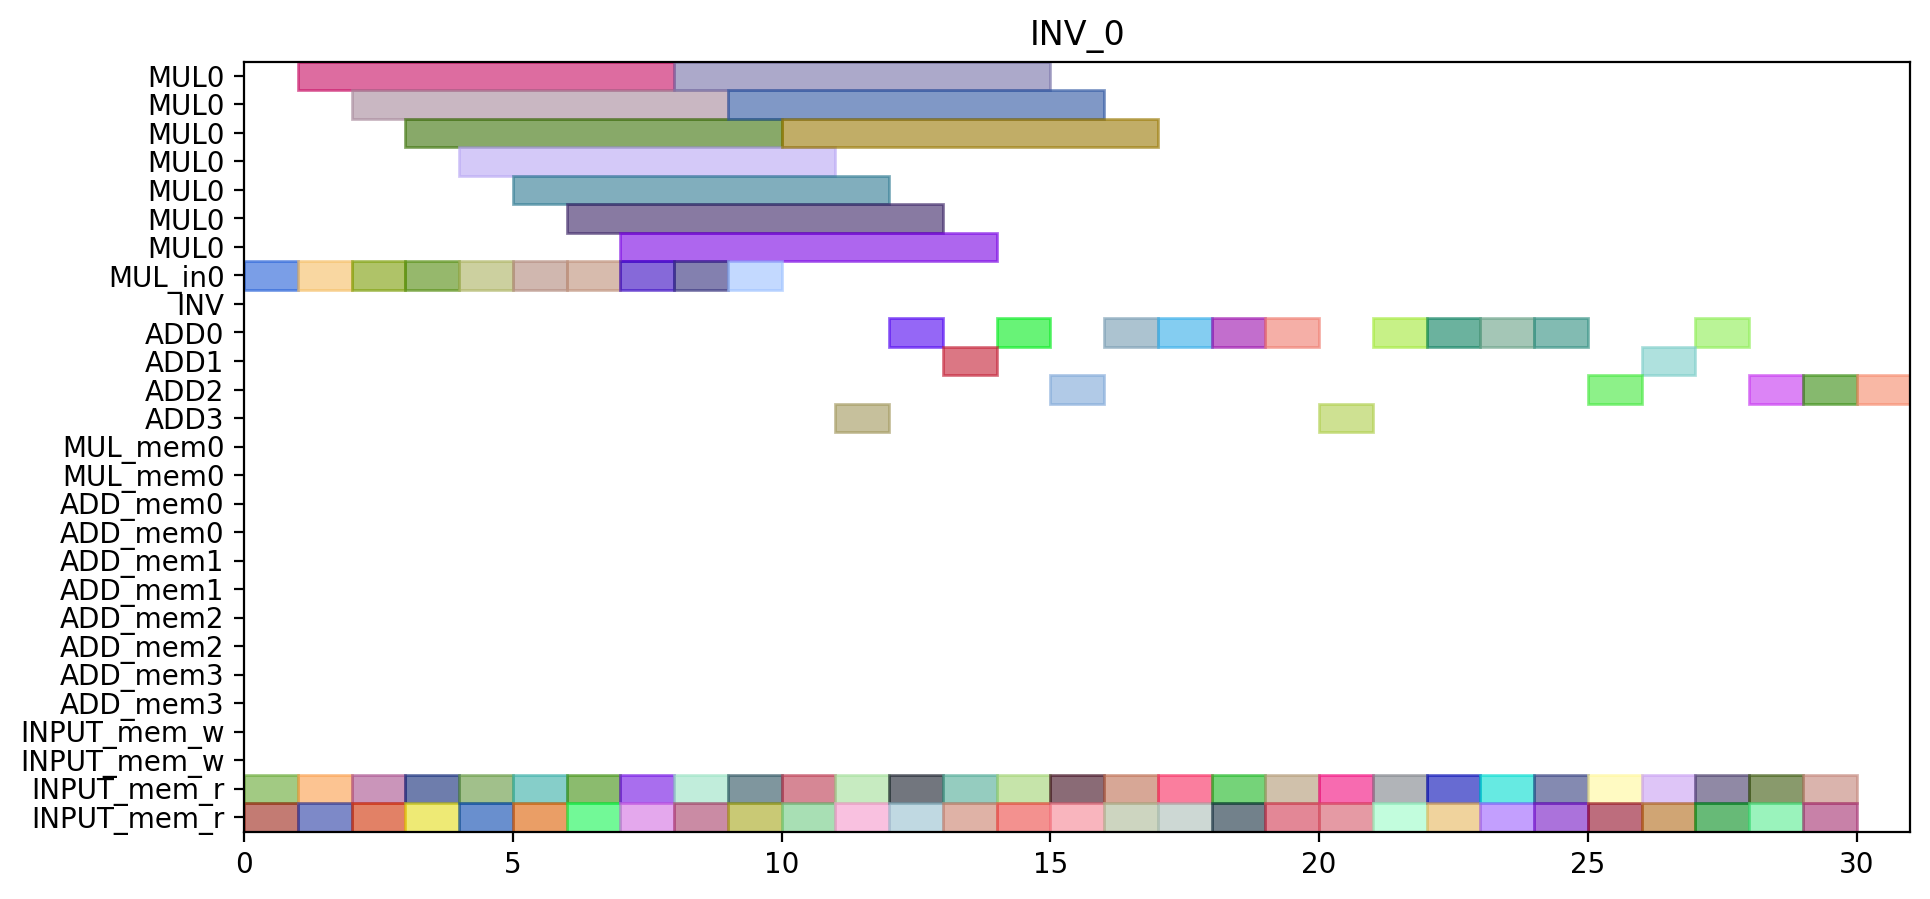

Generate this figure with Python:
from pyschedule import Scenario, solvers, plotters, alt


def solve():
	horizon = 131
	S = Scenario("INV_0", horizon=horizon)

	# resource
	MUL = S.Resources('MUL', num=1, size=7)
	MUL_in = S.Resources('MUL_in', num=1)
	INV = S.Resource('INV')
	ADD = S.Resources('ADD', num=4, periods=range(1, horizon))
	MUL_mem = S.Resources('MUL_mem', num=1, size=2)
	ADD_mem = S.Resources('ADD_mem', num=4, size=2)
	INPUT_mem_w = S.Resource('INPUT_mem_w', size=2)
	INPUT_mem_r = S.Resource('INPUT_mem_r', size=2)

	# result of previous scheduling

	# new tasks
	c_aa_a1_0 = S.Task('c_aa_a1_0', length=1, delay_cost=1)
	c_aa_a1_0 += alt(ADD)

	c_aa_a1_0_mem0 = S.Task('c_aa_a1_0_mem0', length=1, delay_cost=1)
	c_aa_a1_0_mem0 += INPUT_mem_r
	S += c_aa_a1_0_mem0 <= c_aa_a1_0

	c_aa_a1_0_mem1 = S.Task('c_aa_a1_0_mem1', length=1, delay_cost=1)
	c_aa_a1_0_mem1 += INPUT_mem_r
	S += c_aa_a1_0_mem1 <= c_aa_a1_0

	c_aa_a1_1 = S.Task('c_aa_a1_1', length=1, delay_cost=1)
	c_aa_a1_1 += alt(ADD)

	c_aa_a1_1_mem0 = S.Task('c_aa_a1_1_mem0', length=1, delay_cost=1)
	c_aa_a1_1_mem0 += INPUT_mem_r
	S += c_aa_a1_1_mem0 <= c_aa_a1_1

	c_aa_a1_1_mem1 = S.Task('c_aa_a1_1_mem1', length=1, delay_cost=1)
	c_aa_a1_1_mem1 += INPUT_mem_r
	S += c_aa_a1_1_mem1 <= c_aa_a1_1

	c_aa_t10 = S.Task('c_aa_t10', length=1, delay_cost=1)
	c_aa_t10 += alt(ADD)

	c_aa_t10_mem0 = S.Task('c_aa_t10_mem0', length=1, delay_cost=1)
	c_aa_t10_mem0 += INPUT_mem_r
	S += c_aa_t10_mem0 <= c_aa_t10

	c_aa_t10_mem1 = S.Task('c_aa_t10_mem1', length=1, delay_cost=1)
	c_aa_t10_mem1 += INPUT_mem_r
	S += c_aa_t10_mem1 <= c_aa_t10

	c_aa_t11 = S.Task('c_aa_t11', length=1, delay_cost=1)
	c_aa_t11 += alt(ADD)

	c_aa_t11_mem0 = S.Task('c_aa_t11_mem0', length=1, delay_cost=1)
	c_aa_t11_mem0 += INPUT_mem_r
	S += c_aa_t11_mem0 <= c_aa_t11

	c_aa_t11_mem1 = S.Task('c_aa_t11_mem1', length=1, delay_cost=1)
	c_aa_t11_mem1 += INPUT_mem_r
	S += c_aa_t11_mem1 <= c_aa_t11

	c_aa_t3_t0_in = S.Task('c_aa_t3_t0_in', length=1, delay_cost=1)
	c_aa_t3_t0_in += alt(MUL_in)
	c_aa_t3_t0 = S.Task('c_aa_t3_t0', length=7, delay_cost=1)
	c_aa_t3_t0 += alt(MUL)
	S += c_aa_t3_t0>=c_aa_t3_t0_in

	c_aa_t3_t0_mem0 = S.Task('c_aa_t3_t0_mem0', length=1, delay_cost=1)
	c_aa_t3_t0_mem0 += INPUT_mem_r
	S += c_aa_t3_t0_mem0 <= c_aa_t3_t0

	c_aa_t3_t0_mem1 = S.Task('c_aa_t3_t0_mem1', length=1, delay_cost=1)
	c_aa_t3_t0_mem1 += INPUT_mem_r
	S += c_aa_t3_t0_mem1 <= c_aa_t3_t0

	c_aa_t3_t1_in = S.Task('c_aa_t3_t1_in', length=1, delay_cost=1)
	c_aa_t3_t1_in += alt(MUL_in)
	c_aa_t3_t1 = S.Task('c_aa_t3_t1', length=7, delay_cost=1)
	c_aa_t3_t1 += alt(MUL)
	S += c_aa_t3_t1>=c_aa_t3_t1_in

	c_aa_t3_t1_mem0 = S.Task('c_aa_t3_t1_mem0', length=1, delay_cost=1)
	c_aa_t3_t1_mem0 += INPUT_mem_r
	S += c_aa_t3_t1_mem0 <= c_aa_t3_t1

	c_aa_t3_t1_mem1 = S.Task('c_aa_t3_t1_mem1', length=1, delay_cost=1)
	c_aa_t3_t1_mem1 += INPUT_mem_r
	S += c_aa_t3_t1_mem1 <= c_aa_t3_t1

	c_aa_t3_t2 = S.Task('c_aa_t3_t2', length=1, delay_cost=1)
	c_aa_t3_t2 += alt(ADD)

	c_aa_t3_t2_mem0 = S.Task('c_aa_t3_t2_mem0', length=1, delay_cost=1)
	c_aa_t3_t2_mem0 += INPUT_mem_r
	S += c_aa_t3_t2_mem0 <= c_aa_t3_t2

	c_aa_t3_t2_mem1 = S.Task('c_aa_t3_t2_mem1', length=1, delay_cost=1)
	c_aa_t3_t2_mem1 += INPUT_mem_r
	S += c_aa_t3_t2_mem1 <= c_aa_t3_t2

	c_aa_t3_t3 = S.Task('c_aa_t3_t3', length=1, delay_cost=1)
	c_aa_t3_t3 += alt(ADD)

	c_aa_t3_t3_mem0 = S.Task('c_aa_t3_t3_mem0', length=1, delay_cost=1)
	c_aa_t3_t3_mem0 += INPUT_mem_r
	S += c_aa_t3_t3_mem0 <= c_aa_t3_t3

	c_aa_t3_t3_mem1 = S.Task('c_aa_t3_t3_mem1', length=1, delay_cost=1)
	c_aa_t3_t3_mem1 += INPUT_mem_r
	S += c_aa_t3_t3_mem1 <= c_aa_t3_t3

	c_bb_a1_0 = S.Task('c_bb_a1_0', length=1, delay_cost=1)
	c_bb_a1_0 += alt(ADD)

	c_bb_a1_0_mem0 = S.Task('c_bb_a1_0_mem0', length=1, delay_cost=1)
	c_bb_a1_0_mem0 += INPUT_mem_r
	S += c_bb_a1_0_mem0 <= c_bb_a1_0

	c_bb_a1_0_mem1 = S.Task('c_bb_a1_0_mem1', length=1, delay_cost=1)
	c_bb_a1_0_mem1 += INPUT_mem_r
	S += c_bb_a1_0_mem1 <= c_bb_a1_0

	c_bb_a1_1 = S.Task('c_bb_a1_1', length=1, delay_cost=1)
	c_bb_a1_1 += alt(ADD)

	c_bb_a1_1_mem0 = S.Task('c_bb_a1_1_mem0', length=1, delay_cost=1)
	c_bb_a1_1_mem0 += INPUT_mem_r
	S += c_bb_a1_1_mem0 <= c_bb_a1_1

	c_bb_a1_1_mem1 = S.Task('c_bb_a1_1_mem1', length=1, delay_cost=1)
	c_bb_a1_1_mem1 += INPUT_mem_r
	S += c_bb_a1_1_mem1 <= c_bb_a1_1

	c_bb_t10 = S.Task('c_bb_t10', length=1, delay_cost=1)
	c_bb_t10 += alt(ADD)

	c_bb_t10_mem0 = S.Task('c_bb_t10_mem0', length=1, delay_cost=1)
	c_bb_t10_mem0 += INPUT_mem_r
	S += c_bb_t10_mem0 <= c_bb_t10

	c_bb_t10_mem1 = S.Task('c_bb_t10_mem1', length=1, delay_cost=1)
	c_bb_t10_mem1 += INPUT_mem_r
	S += c_bb_t10_mem1 <= c_bb_t10

	c_bb_t11 = S.Task('c_bb_t11', length=1, delay_cost=1)
	c_bb_t11 += alt(ADD)

	c_bb_t11_mem0 = S.Task('c_bb_t11_mem0', length=1, delay_cost=1)
	c_bb_t11_mem0 += INPUT_mem_r
	S += c_bb_t11_mem0 <= c_bb_t11

	c_bb_t11_mem1 = S.Task('c_bb_t11_mem1', length=1, delay_cost=1)
	c_bb_t11_mem1 += INPUT_mem_r
	S += c_bb_t11_mem1 <= c_bb_t11

	c_bb_t3_t0_in = S.Task('c_bb_t3_t0_in', length=1, delay_cost=1)
	c_bb_t3_t0_in += alt(MUL_in)
	c_bb_t3_t0 = S.Task('c_bb_t3_t0', length=7, delay_cost=1)
	c_bb_t3_t0 += alt(MUL)
	S += c_bb_t3_t0>=c_bb_t3_t0_in

	c_bb_t3_t0_mem0 = S.Task('c_bb_t3_t0_mem0', length=1, delay_cost=1)
	c_bb_t3_t0_mem0 += INPUT_mem_r
	S += c_bb_t3_t0_mem0 <= c_bb_t3_t0

	c_bb_t3_t0_mem1 = S.Task('c_bb_t3_t0_mem1', length=1, delay_cost=1)
	c_bb_t3_t0_mem1 += INPUT_mem_r
	S += c_bb_t3_t0_mem1 <= c_bb_t3_t0

	c_bb_t3_t1_in = S.Task('c_bb_t3_t1_in', length=1, delay_cost=1)
	c_bb_t3_t1_in += alt(MUL_in)
	c_bb_t3_t1 = S.Task('c_bb_t3_t1', length=7, delay_cost=1)
	c_bb_t3_t1 += alt(MUL)
	S += c_bb_t3_t1>=c_bb_t3_t1_in

	c_bb_t3_t1_mem0 = S.Task('c_bb_t3_t1_mem0', length=1, delay_cost=1)
	c_bb_t3_t1_mem0 += INPUT_mem_r
	S += c_bb_t3_t1_mem0 <= c_bb_t3_t1

	c_bb_t3_t1_mem1 = S.Task('c_bb_t3_t1_mem1', length=1, delay_cost=1)
	c_bb_t3_t1_mem1 += INPUT_mem_r
	S += c_bb_t3_t1_mem1 <= c_bb_t3_t1

	c_bb_t3_t2 = S.Task('c_bb_t3_t2', length=1, delay_cost=1)
	c_bb_t3_t2 += alt(ADD)

	c_bb_t3_t2_mem0 = S.Task('c_bb_t3_t2_mem0', length=1, delay_cost=1)
	c_bb_t3_t2_mem0 += INPUT_mem_r
	S += c_bb_t3_t2_mem0 <= c_bb_t3_t2

	c_bb_t3_t2_mem1 = S.Task('c_bb_t3_t2_mem1', length=1, delay_cost=1)
	c_bb_t3_t2_mem1 += INPUT_mem_r
	S += c_bb_t3_t2_mem1 <= c_bb_t3_t2

	c_bb_t3_t3 = S.Task('c_bb_t3_t3', length=1, delay_cost=1)
	c_bb_t3_t3 += alt(ADD)

	c_bb_t3_t3_mem0 = S.Task('c_bb_t3_t3_mem0', length=1, delay_cost=1)
	c_bb_t3_t3_mem0 += INPUT_mem_r
	S += c_bb_t3_t3_mem0 <= c_bb_t3_t3

	c_bb_t3_t3_mem1 = S.Task('c_bb_t3_t3_mem1', length=1, delay_cost=1)
	c_bb_t3_t3_mem1 += INPUT_mem_r
	S += c_bb_t3_t3_mem1 <= c_bb_t3_t3

	c_cc_a1_0 = S.Task('c_cc_a1_0', length=1, delay_cost=1)
	c_cc_a1_0 += alt(ADD)

	c_cc_a1_0_mem0 = S.Task('c_cc_a1_0_mem0', length=1, delay_cost=1)
	c_cc_a1_0_mem0 += INPUT_mem_r
	S += c_cc_a1_0_mem0 <= c_cc_a1_0

	c_cc_a1_0_mem1 = S.Task('c_cc_a1_0_mem1', length=1, delay_cost=1)
	c_cc_a1_0_mem1 += INPUT_mem_r
	S += c_cc_a1_0_mem1 <= c_cc_a1_0

	c_cc_a1_1 = S.Task('c_cc_a1_1', length=1, delay_cost=1)
	c_cc_a1_1 += alt(ADD)

	c_cc_a1_1_mem0 = S.Task('c_cc_a1_1_mem0', length=1, delay_cost=1)
	c_cc_a1_1_mem0 += INPUT_mem_r
	S += c_cc_a1_1_mem0 <= c_cc_a1_1

	c_cc_a1_1_mem1 = S.Task('c_cc_a1_1_mem1', length=1, delay_cost=1)
	c_cc_a1_1_mem1 += INPUT_mem_r
	S += c_cc_a1_1_mem1 <= c_cc_a1_1

	c_cc_t10 = S.Task('c_cc_t10', length=1, delay_cost=1)
	c_cc_t10 += alt(ADD)

	c_cc_t10_mem0 = S.Task('c_cc_t10_mem0', length=1, delay_cost=1)
	c_cc_t10_mem0 += INPUT_mem_r
	S += c_cc_t10_mem0 <= c_cc_t10

	c_cc_t10_mem1 = S.Task('c_cc_t10_mem1', length=1, delay_cost=1)
	c_cc_t10_mem1 += INPUT_mem_r
	S += c_cc_t10_mem1 <= c_cc_t10

	c_cc_t11 = S.Task('c_cc_t11', length=1, delay_cost=1)
	c_cc_t11 += alt(ADD)

	c_cc_t11_mem0 = S.Task('c_cc_t11_mem0', length=1, delay_cost=1)
	c_cc_t11_mem0 += INPUT_mem_r
	S += c_cc_t11_mem0 <= c_cc_t11

	c_cc_t11_mem1 = S.Task('c_cc_t11_mem1', length=1, delay_cost=1)
	c_cc_t11_mem1 += INPUT_mem_r
	S += c_cc_t11_mem1 <= c_cc_t11

	c_cc_t3_t0_in = S.Task('c_cc_t3_t0_in', length=1, delay_cost=1)
	c_cc_t3_t0_in += alt(MUL_in)
	c_cc_t3_t0 = S.Task('c_cc_t3_t0', length=7, delay_cost=1)
	c_cc_t3_t0 += alt(MUL)
	S += c_cc_t3_t0>=c_cc_t3_t0_in

	c_cc_t3_t0_mem0 = S.Task('c_cc_t3_t0_mem0', length=1, delay_cost=1)
	c_cc_t3_t0_mem0 += INPUT_mem_r
	S += c_cc_t3_t0_mem0 <= c_cc_t3_t0

	c_cc_t3_t0_mem1 = S.Task('c_cc_t3_t0_mem1', length=1, delay_cost=1)
	c_cc_t3_t0_mem1 += INPUT_mem_r
	S += c_cc_t3_t0_mem1 <= c_cc_t3_t0

	c_cc_t3_t1_in = S.Task('c_cc_t3_t1_in', length=1, delay_cost=1)
	c_cc_t3_t1_in += alt(MUL_in)
	c_cc_t3_t1 = S.Task('c_cc_t3_t1', length=7, delay_cost=1)
	c_cc_t3_t1 += alt(MUL)
	S += c_cc_t3_t1>=c_cc_t3_t1_in

	c_cc_t3_t1_mem0 = S.Task('c_cc_t3_t1_mem0', length=1, delay_cost=1)
	c_cc_t3_t1_mem0 += INPUT_mem_r
	S += c_cc_t3_t1_mem0 <= c_cc_t3_t1

	c_cc_t3_t1_mem1 = S.Task('c_cc_t3_t1_mem1', length=1, delay_cost=1)
	c_cc_t3_t1_mem1 += INPUT_mem_r
	S += c_cc_t3_t1_mem1 <= c_cc_t3_t1

	c_cc_t3_t2 = S.Task('c_cc_t3_t2', length=1, delay_cost=1)
	c_cc_t3_t2 += alt(ADD)

	c_cc_t3_t2_mem0 = S.Task('c_cc_t3_t2_mem0', length=1, delay_cost=1)
	c_cc_t3_t2_mem0 += INPUT_mem_r
	S += c_cc_t3_t2_mem0 <= c_cc_t3_t2

	c_cc_t3_t2_mem1 = S.Task('c_cc_t3_t2_mem1', length=1, delay_cost=1)
	c_cc_t3_t2_mem1 += INPUT_mem_r
	S += c_cc_t3_t2_mem1 <= c_cc_t3_t2

	c_cc_t3_t3 = S.Task('c_cc_t3_t3', length=1, delay_cost=1)
	c_cc_t3_t3 += alt(ADD)

	c_cc_t3_t3_mem0 = S.Task('c_cc_t3_t3_mem0', length=1, delay_cost=1)
	c_cc_t3_t3_mem0 += INPUT_mem_r
	S += c_cc_t3_t3_mem0 <= c_cc_t3_t3

	c_cc_t3_t3_mem1 = S.Task('c_cc_t3_t3_mem1', length=1, delay_cost=1)
	c_cc_t3_t3_mem1 += INPUT_mem_r
	S += c_cc_t3_t3_mem1 <= c_cc_t3_t3

	c_ab_t0_t0_in = S.Task('c_ab_t0_t0_in', length=1, delay_cost=1)
	c_ab_t0_t0_in += alt(MUL_in)
	c_ab_t0_t0 = S.Task('c_ab_t0_t0', length=7, delay_cost=1)
	c_ab_t0_t0 += alt(MUL)
	S += c_ab_t0_t0>=c_ab_t0_t0_in

	c_ab_t0_t0_mem0 = S.Task('c_ab_t0_t0_mem0', length=1, delay_cost=1)
	c_ab_t0_t0_mem0 += INPUT_mem_r
	S += c_ab_t0_t0_mem0 <= c_ab_t0_t0

	c_ab_t0_t0_mem1 = S.Task('c_ab_t0_t0_mem1', length=1, delay_cost=1)
	c_ab_t0_t0_mem1 += INPUT_mem_r
	S += c_ab_t0_t0_mem1 <= c_ab_t0_t0

	c_ab_t0_t1_in = S.Task('c_ab_t0_t1_in', length=1, delay_cost=1)
	c_ab_t0_t1_in += alt(MUL_in)
	c_ab_t0_t1 = S.Task('c_ab_t0_t1', length=7, delay_cost=1)
	c_ab_t0_t1 += alt(MUL)
	S += c_ab_t0_t1>=c_ab_t0_t1_in

	c_ab_t0_t1_mem0 = S.Task('c_ab_t0_t1_mem0', length=1, delay_cost=1)
	c_ab_t0_t1_mem0 += INPUT_mem_r
	S += c_ab_t0_t1_mem0 <= c_ab_t0_t1

	c_ab_t0_t1_mem1 = S.Task('c_ab_t0_t1_mem1', length=1, delay_cost=1)
	c_ab_t0_t1_mem1 += INPUT_mem_r
	S += c_ab_t0_t1_mem1 <= c_ab_t0_t1

	c_ab_t0_t2 = S.Task('c_ab_t0_t2', length=1, delay_cost=1)
	c_ab_t0_t2 += alt(ADD)

	c_ab_t0_t2_mem0 = S.Task('c_ab_t0_t2_mem0', length=1, delay_cost=1)
	c_ab_t0_t2_mem0 += INPUT_mem_r
	S += c_ab_t0_t2_mem0 <= c_ab_t0_t2

	c_ab_t0_t2_mem1 = S.Task('c_ab_t0_t2_mem1', length=1, delay_cost=1)
	c_ab_t0_t2_mem1 += INPUT_mem_r
	S += c_ab_t0_t2_mem1 <= c_ab_t0_t2

	c_ab_t0_t3 = S.Task('c_ab_t0_t3', length=1, delay_cost=1)
	c_ab_t0_t3 += alt(ADD)

	c_ab_t0_t3_mem0 = S.Task('c_ab_t0_t3_mem0', length=1, delay_cost=1)
	c_ab_t0_t3_mem0 += INPUT_mem_r
	S += c_ab_t0_t3_mem0 <= c_ab_t0_t3

	c_ab_t0_t3_mem1 = S.Task('c_ab_t0_t3_mem1', length=1, delay_cost=1)
	c_ab_t0_t3_mem1 += INPUT_mem_r
	S += c_ab_t0_t3_mem1 <= c_ab_t0_t3

	c_ab_t1_t0_in = S.Task('c_ab_t1_t0_in', length=1, delay_cost=1)
	c_ab_t1_t0_in += alt(MUL_in)
	c_ab_t1_t0 = S.Task('c_ab_t1_t0', length=7, delay_cost=1)
	c_ab_t1_t0 += alt(MUL)
	S += c_ab_t1_t0>=c_ab_t1_t0_in

	c_ab_t1_t0_mem0 = S.Task('c_ab_t1_t0_mem0', length=1, delay_cost=1)
	c_ab_t1_t0_mem0 += INPUT_mem_r
	S += c_ab_t1_t0_mem0 <= c_ab_t1_t0

	c_ab_t1_t0_mem1 = S.Task('c_ab_t1_t0_mem1', length=1, delay_cost=1)
	c_ab_t1_t0_mem1 += INPUT_mem_r
	S += c_ab_t1_t0_mem1 <= c_ab_t1_t0

	c_ab_t1_t1_in = S.Task('c_ab_t1_t1_in', length=1, delay_cost=1)
	c_ab_t1_t1_in += alt(MUL_in)
	c_ab_t1_t1 = S.Task('c_ab_t1_t1', length=7, delay_cost=1)
	c_ab_t1_t1 += alt(MUL)
	S += c_ab_t1_t1>=c_ab_t1_t1_in

	c_ab_t1_t1_mem0 = S.Task('c_ab_t1_t1_mem0', length=1, delay_cost=1)
	c_ab_t1_t1_mem0 += INPUT_mem_r
	S += c_ab_t1_t1_mem0 <= c_ab_t1_t1

	c_ab_t1_t1_mem1 = S.Task('c_ab_t1_t1_mem1', length=1, delay_cost=1)
	c_ab_t1_t1_mem1 += INPUT_mem_r
	S += c_ab_t1_t1_mem1 <= c_ab_t1_t1

	solvers.mip.solve(S,msg=1,kind='CPLEX',ratio_gap=1.01)

	solution = [['hoge']*len(S.solution()[1]) for i in range(len(S.solution()))]
	for i in range(len(S.solution())):
		for j in range(len(S.solution()[i])):
			solution[i][j]=str(S.solution()[i][j])
	print(solution)

	cycles = int(solution[-1][3])

	pic_file_name = "/home/mfukuda/pairing_automation_design2/bls12-461/scheduling/INV_mul1_add4/INV_0.png"
	if(S.solution() != []):
		plotters.matplotlib.plot(S,img_filename=pic_file_name, vertical_text=True, fig_size=(cycles*0.25+3, 5), show_task_labels=False)

	return solution
